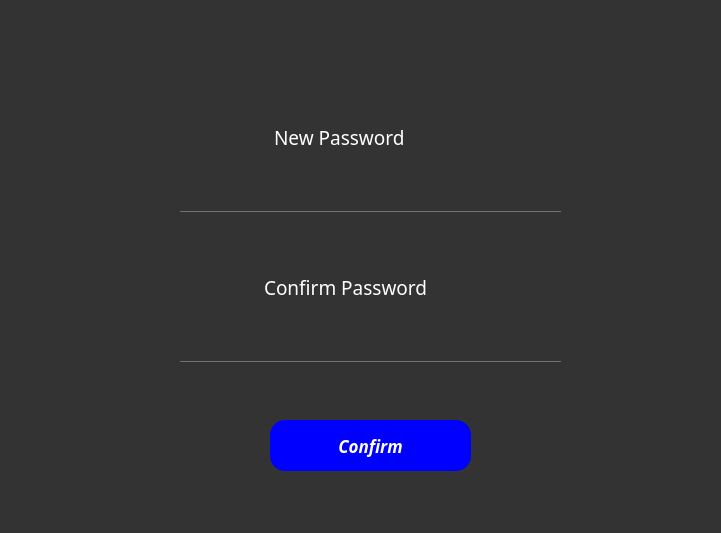
<?xml version="1.0" encoding="UTF-8"?>
<ui version="4.0">
 <class>NewPassword</class>
 <widget class="QWidget" name="NewPassword">
  <property name="geometry">
   <rect>
    <x>0</x>
    <y>0</y>
    <width>721</width>
    <height>533</height>
   </rect>
  </property>
  <property name="windowTitle">
   <string>Form</string>
  </property>
  <property name="styleSheet">
   <string notr="true">*{
font-family:century gothic;
font-size:17px;
background:#333;

}


QPushButton
{
background:blue;
border-radius:15px;
}
QToolButton
{
background:blue;
border-radius:60px;
}
QTextEdit
{
bakcground:#333;
border-radius:60px;
}
QLabel
{
color:white;
}
QWidget
{
color:white;
}
QPushButton:hover
{
background:grey;
}
QLineEdit
{
background:transparent;
border:none;
color:white;
border-bottom:1px solid #717072;
}
QTableView
{
background:#333;
}
QHeaderView {
background:#333;
}
QToolButton
{
background:#333;
border-radius:60px;
}</string>
  </property>
  <widget class="QTextBrowser" name="textBrowser_2">
   <property name="geometry">
    <rect>
     <x>270</x>
     <y>120</y>
     <width>181</width>
     <height>41</height>
    </rect>
   </property>
   <property name="html">
    <string>&lt;!DOCTYPE HTML PUBLIC &quot;-//W3C//DTD HTML 4.0//EN&quot; &quot;http://www.w3.org/TR/REC-html40/strict.dtd&quot;&gt;
&lt;html&gt;&lt;head&gt;&lt;meta name=&quot;qrichtext&quot; content=&quot;1&quot; /&gt;&lt;style type=&quot;text/css&quot;&gt;
p, li { white-space: pre-wrap; }
&lt;/style&gt;&lt;/head&gt;&lt;body style=&quot; font-family:'century gothic'; font-size:17px; font-weight:400; font-style:normal;&quot;&gt;
&lt;p style=&quot; margin-top:0px; margin-bottom:0px; margin-left:0px; margin-right:0px; -qt-block-indent:0; text-indent:0px;&quot;&gt;&lt;span style=&quot; font-size:14pt;&quot;&gt;New Password&lt;/span&gt;&lt;/p&gt;&lt;/body&gt;&lt;/html&gt;</string>
   </property>
  </widget>
  <widget class="QTextBrowser" name="textBrowser_3">
   <property name="geometry">
    <rect>
     <x>260</x>
     <y>270</y>
     <width>231</width>
     <height>41</height>
    </rect>
   </property>
   <property name="html">
    <string>&lt;!DOCTYPE HTML PUBLIC &quot;-//W3C//DTD HTML 4.0//EN&quot; &quot;http://www.w3.org/TR/REC-html40/strict.dtd&quot;&gt;
&lt;html&gt;&lt;head&gt;&lt;meta name=&quot;qrichtext&quot; content=&quot;1&quot; /&gt;&lt;style type=&quot;text/css&quot;&gt;
p, li { white-space: pre-wrap; }
&lt;/style&gt;&lt;/head&gt;&lt;body style=&quot; font-family:'century gothic'; font-size:17px; font-weight:400; font-style:normal;&quot;&gt;
&lt;p style=&quot; margin-top:0px; margin-bottom:0px; margin-left:0px; margin-right:0px; -qt-block-indent:0; text-indent:0px;&quot;&gt;&lt;span style=&quot; font-size:14pt;&quot;&gt;Confirm Password&lt;/span&gt;&lt;/p&gt;&lt;/body&gt;&lt;/html&gt;</string>
   </property>
  </widget>
  <widget class="QLineEdit" name="newPw">
   <property name="geometry">
    <rect>
     <x>180</x>
     <y>190</y>
     <width>381</width>
     <height>22</height>
    </rect>
   </property>
  </widget>
  <widget class="QLineEdit" name="confirmPw">
   <property name="geometry">
    <rect>
     <x>180</x>
     <y>340</y>
     <width>381</width>
     <height>22</height>
    </rect>
   </property>
  </widget>
  <widget class="QPushButton" name="pushButton">
   <property name="geometry">
    <rect>
     <x>270</x>
     <y>420</y>
     <width>201</width>
     <height>51</height>
    </rect>
   </property>
   <property name="font">
    <font>
     <family>century gothic</family>
     <pointsize>-1</pointsize>
     <weight>75</weight>
     <italic>true</italic>
     <bold>true</bold>
    </font>
   </property>
   <property name="text">
    <string>Confirm</string>
   </property>
  </widget>
 </widget>
 <resources/>
 <connections/>
</ui>
